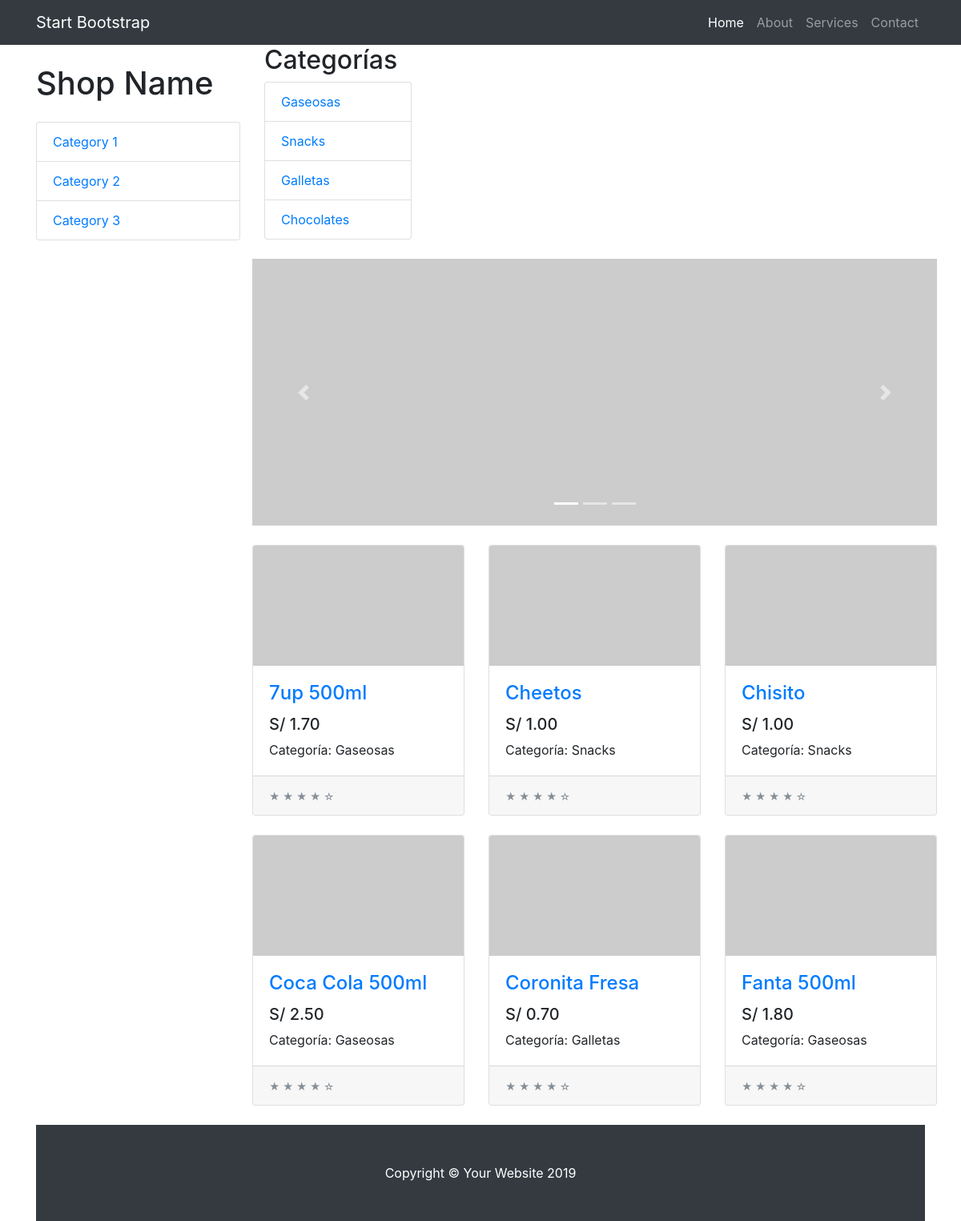
The app's page /tienda/ with its own data.
### tienda/models.py (models this page shows, shortened)
class Categoria(models.Model):
    nombre = models.CharField(max_length=200)
    pub_date = models.DateTimeField('fecha de registro',auto_now=True)

class Producto(models.Model):
    categoria = models.ForeignKey(Categoria,on_delete=models.CASCADE)
    nombre = models.CharField(max_length=200)
    precio = models.DecimalField(max_digits=6,decimal_places=2)
    stock = models.IntegerField(default=0)
    pub_date = models.DateTimeField('date published')

### tienda/views.py (the view)
# urls.py: path('', views.index, name='index'),
def index(request):
    product_list = Producto.objects.order_by('nombre')[:6]
    categorias = Categoria.objects.all()
    context = {'product_list': product_list, 'categorias': categorias}
    return render(request, 'index.html', context)

### tienda/templates/index.html (shortened to what this page needs)
{% extends "layout.html" %}
{% block content %}
<div class="row">
  <aside class="col-lg-3">
    <h2>Categorías</h2>
    <ul class="list-group">
      {% for categoria in categorias %}
        <li class="list-group-item">
          <a href="{% url 'productos_por_categoria' categoria.id %}">{{ categoria.nombre }}</a>
        </li>
      {% endfor %}
    </ul>
  </aside>
  <div id="carouselExampleIndicators" class="carousel slide my-4" data-ride="carousel">
    <ol class="carousel-indicators">
      <li data-target="#carouselExampleIndicators" data-slide-to="0" class="active"></li>
      <li data-target="#carouselExampleIndicators" data-slide-to="1"></li>
      <li data-target="#carouselExampleIndicators" data-slide-to="2"></li>
    </ol>
    <div class="carousel-inner" role="listbox">
      <div class="carousel-item active">
        <img class="d-block img-fluid" src="http://placehold.it/900x350" alt="First slide">
      </div>
    </div>
    <a class="carousel-control-prev" href="#carouselExampleIndicators" role="button" data-slide="prev">
      <span class="carousel-control-prev-icon" aria-hidden="true"></span>
    </a>
    <a class="carousel-control-next" href="#carouselExampleIndicators" role="button" data-slide="next">
      <span class="carousel-control-next-icon" aria-hidden="true"></span>
    </a>
  </div>
  <div class="row">
    {% for prod in product_list %}
    <div class="col-lg-4 col-md-6 mb-4">
      <div class="card h-100">
        <a href="producto/{{ prod.id }}/">
            <img class="card-img-top" src="http://placehold.it/700x400" alt="">
        </a>
        <div class="card-body">
          <h4 class="card-title">
            <a href="producto/{{ prod.id }}/">{{ prod.nombre }}</a>
          </h4>
          <h5>S/ {{ prod.precio }}</h5>
          <p class="card-text">Categoría: {{ prod.categoria.nombre }}</p>
        </div>
        <div class="card-footer">
          <small class="text-muted">&#9733; &#9733; &#9733; &#9733; &#9734;</small>
        </div>
      </div>
    </div>
    {% endfor %}
  </div>
  {% endblock %}

### tienda/templates/layout.html (shortened to what this page needs)
{% load static %}
<!DOCTYPE html>
<html lang="en">
  <head>
    <link href="{% static 'vendor/bootstrap/css/bootstrap.min.css' %}" rel="stylesheet">
    <link href="{% static 'css/shop.css' %}" rel="stylesheet">
  </head>
  <body>
    <nav class="navbar navbar-expand-lg navbar-dark bg-dark fixed-top">
      <div class="container">
        <a class="navbar-brand" href="#">Start Bootstrap</a>
        <div class="collapse navbar-collapse" id="navbarResponsive">
          <ul class="navbar-nav ml-auto">
            <li class="nav-item active">
              <a class="nav-link" href="#">Home
              </a>
            </li>
            <li class="nav-item">
              <a class="nav-link" href="#">About</a>
            </li>
            <li class="nav-item">
              <a class="nav-link" href="#">Services</a>
            </li>
            <li class="nav-item">
              <a class="nav-link" href="#">Contact</a>
            </li>
          </ul>
        </div>
      </div>
    </nav>
    <div class="container">
      <div class="row">
        <div class="col-lg-3">
          <h1 class="my-4">Shop Name</h1>
          <div class="list-group">
            <a href="#" class="list-group-item">Category 1</a>
            <a href="#" class="list-group-item">Category 2</a>
            <a href="#" class="list-group-item">Category 3</a>
          </div>
        </div>
        <div class="col-lg-9">
          {% block content %}{% endblock %}
        </div>
      </div>
    </div>
    <footer class="py-5 bg-dark">
      <div class="container">
        <p class="m-0 text-center text-white">Copyright &copy; Your Website 2019</p>
      </div>
    </footer>
  </body>
</html>

### tienda/static/css/shop.css (style rules this page uses)
body { padding-top: 54px; }
@media (min-width: 992px) { body { padding-top: 56px; } }

### records on screen
Categoria: nombre "Gaseosas"
Categoria: nombre "Snacks"
Categoria: nombre "Galletas"
Categoria: nombre "Chocolates"
Producto: nombre "7up 500ml", precio "1.70", categoria.nombre "Gaseosas"
Producto: nombre "Cheetos", precio "1.00", categoria.nombre "Snacks"
Producto: nombre "Chisito", precio "1.00", categoria.nombre "Snacks"
Producto: nombre "Coca Cola 500ml", precio "2.50", categoria.nombre "Gaseosas"
Producto: nombre "Coronita Fresa", precio "0.70", categoria.nombre "Galletas"
Producto: nombre "Fanta 500ml", precio "1.80", categoria.nombre "Gaseosas"
